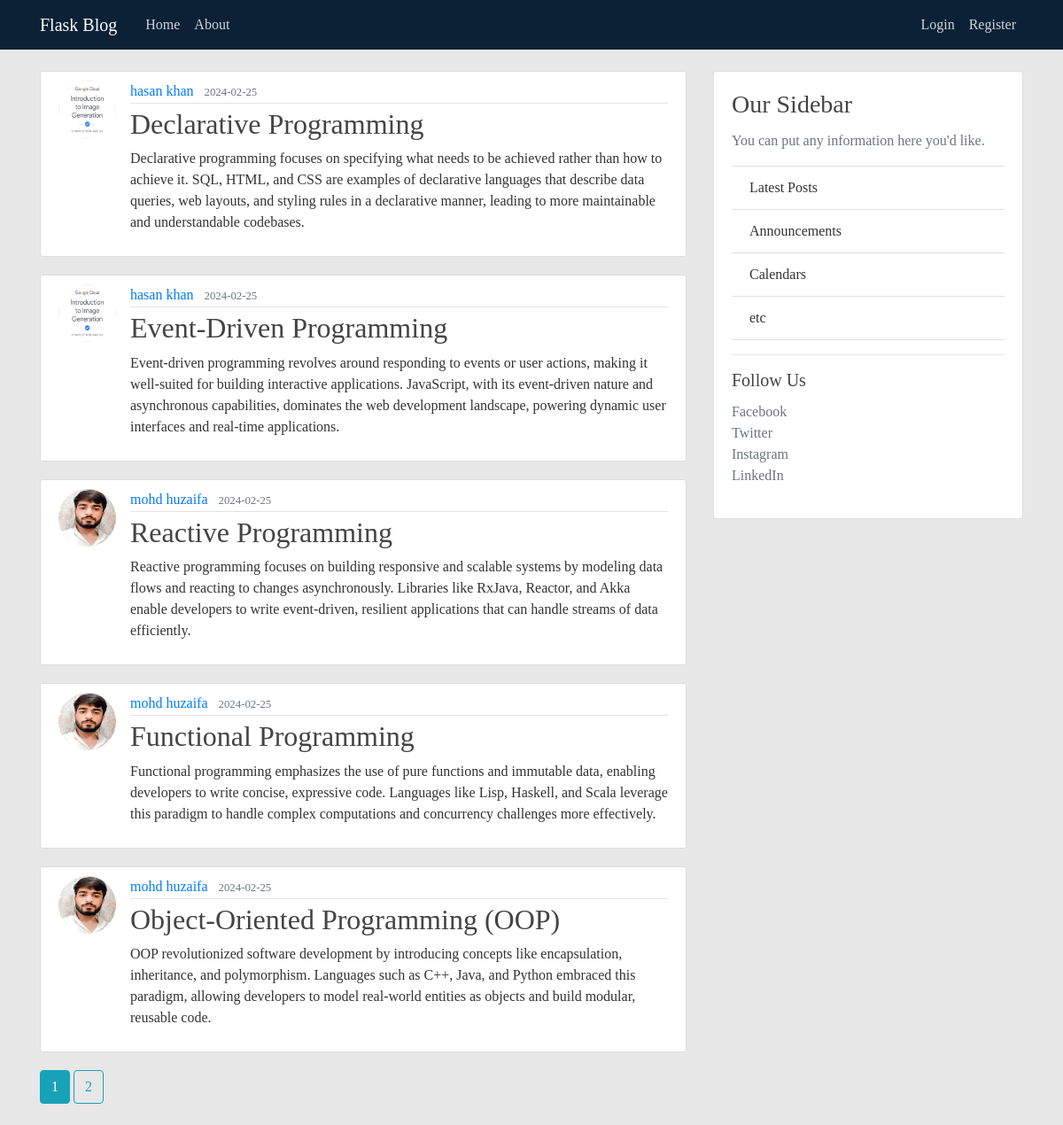
The app's page /home, older data.
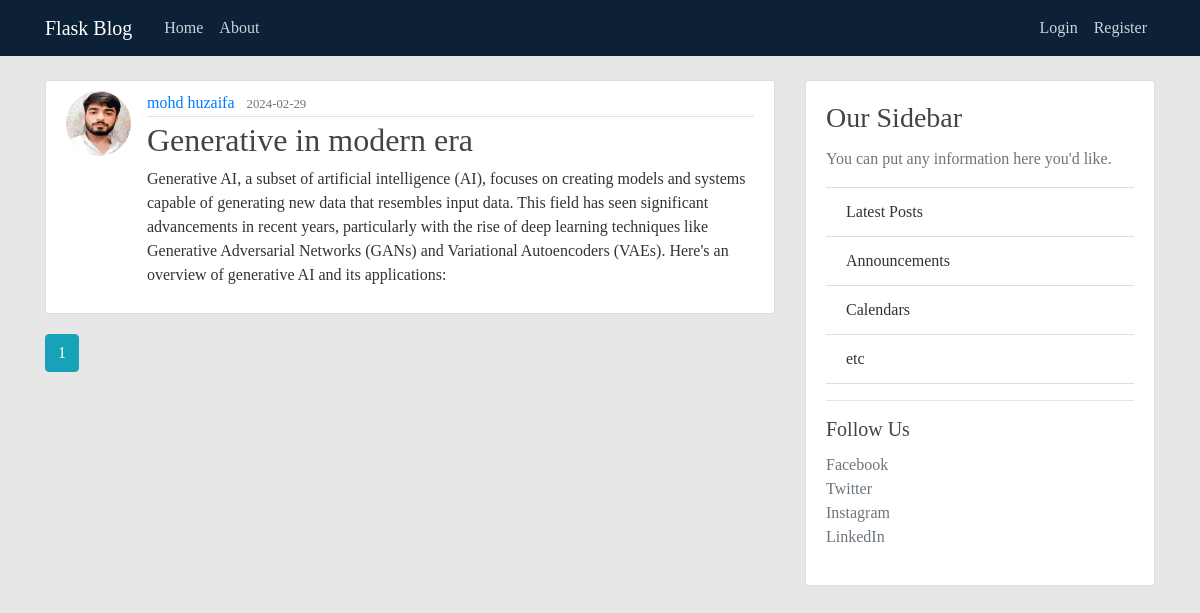
The same page, newer data.
### flaskblog/models.py (models this page shows, shortened)
class Post(db.Model):
    id = db.Column(db.Integer, primary_key=True)
    title = db.Column(db.String(100), nullable=False)
    date_posted = db.Column(db.DateTime, nullable=False, default=datetime.utcnow)
    content = db.Column(db.Text, nullable=False)
    user_id = db.Column(db.Integer, db.ForeignKey('user.id'), nullable=False)

class User(db.Model, UserMixin):
    id = db.Column(db.Integer, primary_key=True)
    username = db.Column(db.String(20), unique=True, nullable=False)
    email = db.Column(db.String(120), unique=True, nullable=False)
    image_file = db.Column(db.String(20), nullable=False, default='default.jpg')
    password = db.Column(db.String(60), nullable=False)
    posts = db.relationship('Post', backref='author', lazy=True)

### flaskblog/main/routes.py (the view)
@main.route("/")
@main.route("/home")
def home():
    page = request.args.get('page', 1, type=int)
    posts = Post.query.order_by(Post.date_posted.desc()).paginate(page=page, per_page=5)
    return render_template('home.html', posts=posts)

### flaskblog/templates/home.html
{% extends "layout.html" %}
{% block content %}
    {% for post in posts.items %}
        <article class="media content-section">
          <img class="rounded-circle article-img" src="{{ url_for('static', filename='profile_pics/' + post.author.image_file) }}">
          <div class="media-body">
            <div class="article-metadata">
              <a class="mr-2" href="{{ url_for('users.user_posts', username=post.author.username) }}">{{ post.author.username }}</a>
              <small class="text-muted">{{ post.date_posted.strftime('%Y-%m-%d') }}</small>
            </div>
            <h2><a class="article-title" href="{{ url_for('posts.post', post_id=post.id) }}">{{ post.title }}</a></h2>
            <p class="article-content">{{ post.content }}</p>
          </div>
        </article>
    {% endfor %}
    {% for page_num in posts.iter_pages(left_edge=1, right_edge=1, left_current=1, right_current=2) %}
      {% if page_num %}
        {% if posts.page == page_num %}
          <a class="btn btn-info mb-4" href="{{ url_for('main.home', page=page_num) }}">{{ page_num }}</a>
        {% else %}
          <a class="btn btn-outline-info mb-4" href="{{ url_for('main.home', page=page_num) }}">{{ page_num }}</a>
        {% endif %}
      {% else %}
        ...
      {% endif %}
    {% endfor %}
{% endblock content %}

Row changes from the older to the newer data that the page shows:
removed Post: image_file (picture), author.username "hasan khan", date_posted "2024-02-25", title "Declarative Programming", content "Declarative programming focuses on specifying what needs to be achieved rather than how to achieve it. SQL, HTML, and CSS are examples of declarative languages that describe data queries, web layouts, and styling rules in a declarative manner, leading to more maintainable and understandable codebases."
removed Post: image_file (picture), author.username "hasan khan", date_posted "2024-02-25", title "Event-Driven Programming", content "Event-driven programming revolves around responding to events or user actions, making it well-suited for building interactive applications. JavaScript, with its event-driven nature and asynchronous capabilities, dominates the web development landscape, powering dynamic user interfaces and real-time applications."
removed Post: image_file (picture), author.username "mohd huzaifa", date_posted "2024-02-25", title "Reactive Programming", content "Reactive programming focuses on building responsive and scalable systems by modeling data flows and reacting to changes asynchronously. Libraries like RxJava, Reactor, and Akka enable developers to write event-driven, resilient applications that can handle streams of data efficiently."
removed Post: image_file (picture), author.username "mohd huzaifa", date_posted "2024-02-25", title "Functional Programming", content "Functional programming emphasizes the use of pure functions and immutable data, enabling developers to write concise, expressive code. Languages like Lisp, Haskell, and Scala leverage this paradigm to handle complex computations and concurrency challenges more effectively."
removed Post: image_file (picture), author.username "mohd huzaifa", date_posted "2024-02-25", title "Object-Oriented Programming (OOP)", content "OOP revolutionized software development by introducing concepts like encapsulation, inheritance, and polymorphism. Languages such as C++, Java, and Python embraced this paradigm, allowing developers to model real-world entities as objects and build modular, reusable code."
now on this page (row edited): Post: image_file (picture), author.username "mohd huzaifa", date_posted "2024-02-29", title "Generative in modern era", content "Generative AI, a subset of artificial intelligence (AI), focuses on creating models and systems capable of generating new data that resembles input data. This field has seen significant advancements in recent years, particularly with the rise of deep learning techniques like Generative Adversarial Networks (GANs) and Variational Autoencoders (VAEs). Here's an overview of generative AI and its applications:"
Text that changed along with them:
list line gone: "2"
